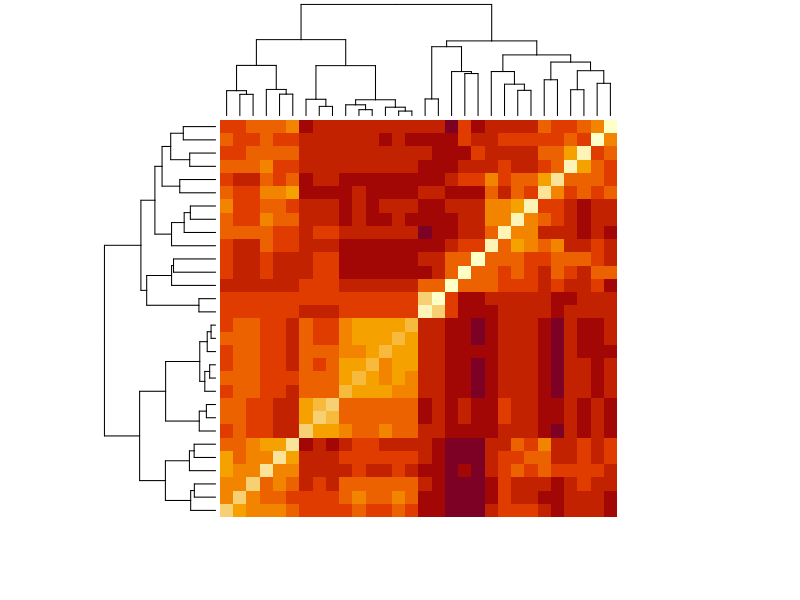
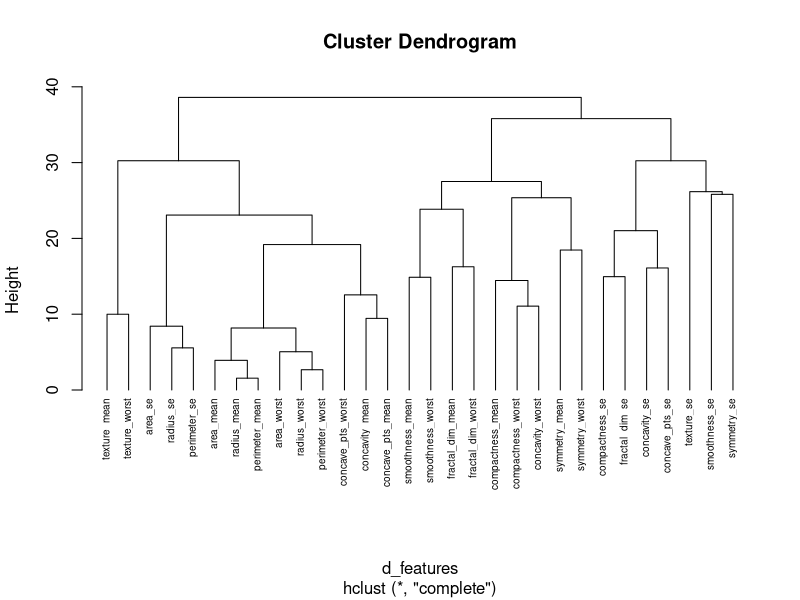
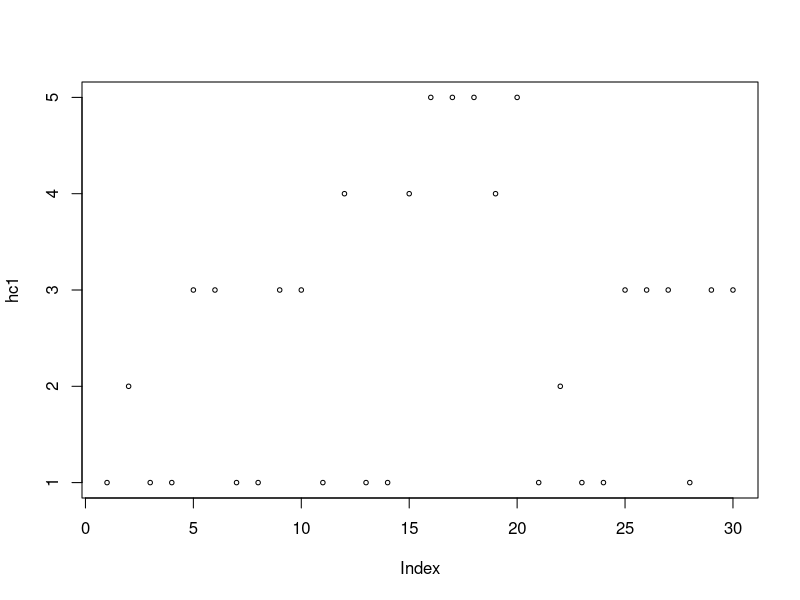
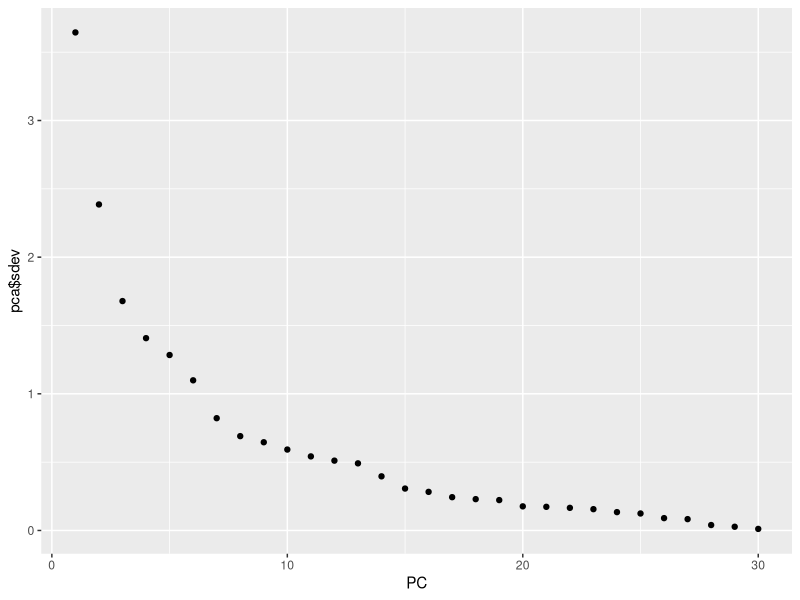
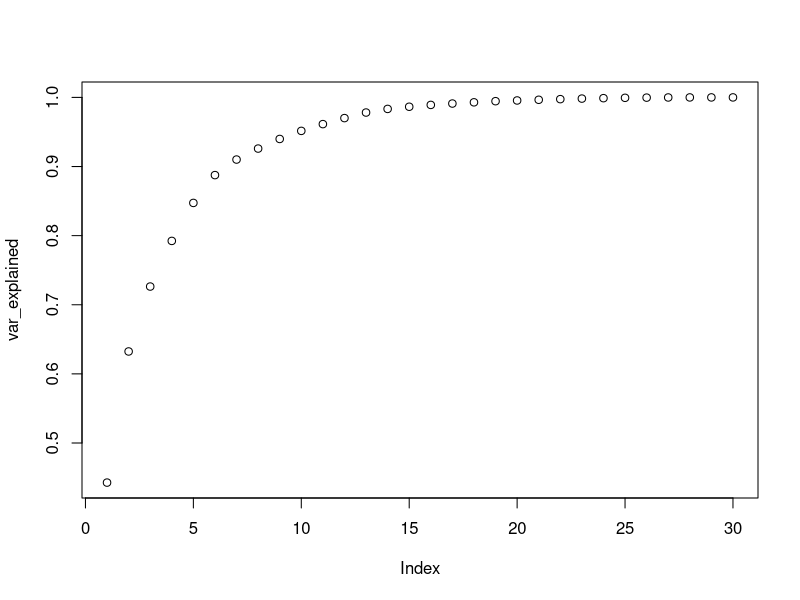
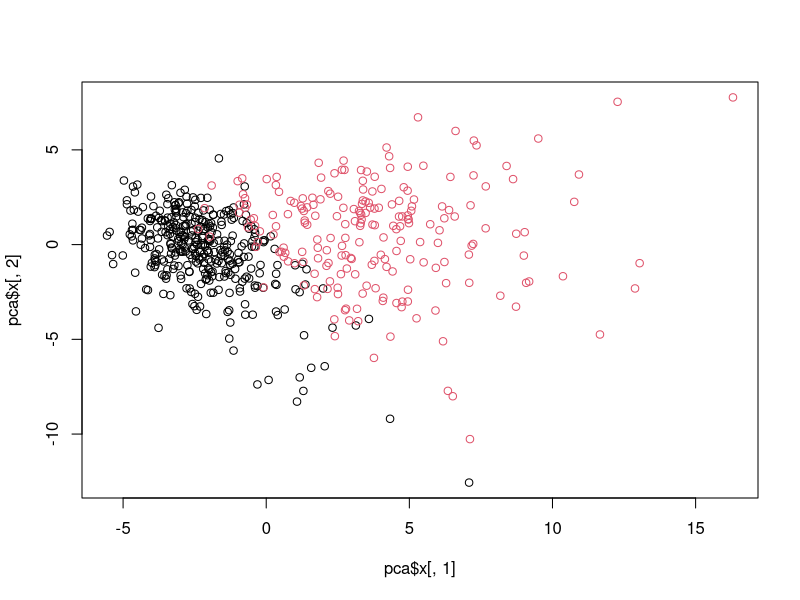
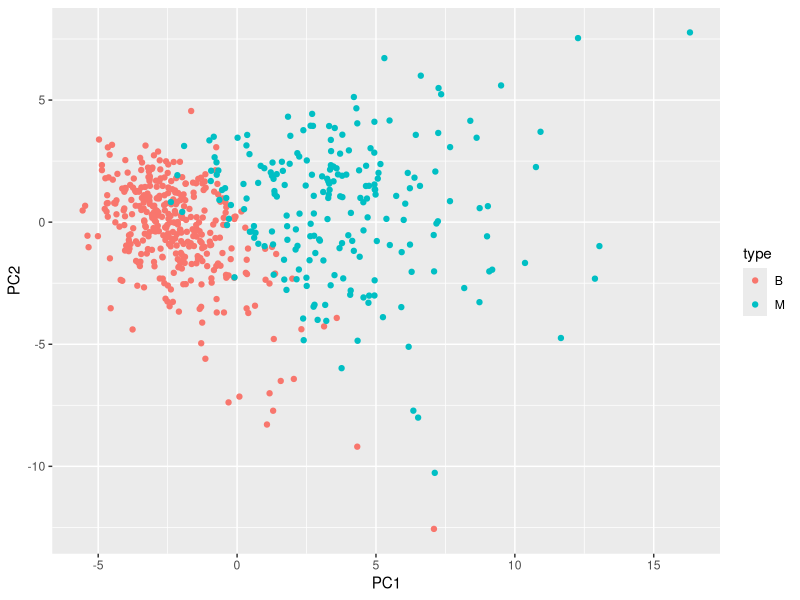
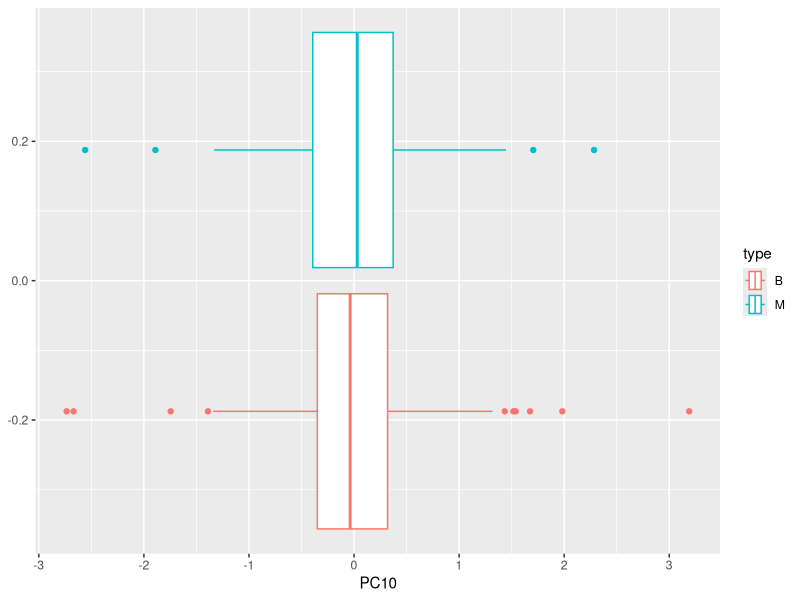

These figures' R source, in order: (Note: this script raises an error after producing the figures.)
options(digits = 3)
library(matrixStats)
library(tidyverse)
library(caret)
library(dslabs)
data(brca)

y = brca$y
x = brca$x

length(y)
dim(x)
y
mean(y=="M")
cm = colMeans(x)
which.max(cm)
cs = colSds(x)
which.min(cs)

x = sweep(x, 2, colMeans(x, na.rm=TRUE))
x = sweep(x, 2, colSds(x, na.rm=TRUE), FUN = "/")
sd(x[,1])
median(x[,1])

d <- dist(x)
as.matrix(d)
dim(as.matrix(d))
b = y=="B"
mean(as.matrix(d)[1,b])
b = y=="M"
mean(as.matrix(d)[1,b])


d_features <- dist(t(x))
heatmap(as.matrix(d_features), labRow = NA, labCol = NA)

hc <- hclust(d_features, method = "complete")              
hc
plot(hc, cex = 0.6, hang = -1)
hc1 = cutree(hc, k = 5)
plot(hc1, cex = 0.6, hang = -1)

pca <- prcomp(x)
summary(pca)
pca
view(pca)
dim(pca$rotation)
pca$rotation
dim(pca$x)
pca$x

qplot(1:30, pca$sdev, xlab = "PC")


var_explained <- cumsum(pca$sdev^2/sum(pca$sdev^2))
var_explained
plot(var_explained)

plot(pca$x[,1], pca$x[,2],col=y)

data.frame(pca$x[,1:2], type = brca$y) %>%
  ggplot(aes(PC1, PC2, color = type)) +
  geom_point()


data.frame(pca$x[,1:10], type = brca$y) %>%
  ggplot(aes(PC10, color = type)) +
  geom_boxplot()

data.frame(type = brca$y, pca$x[,1:10]) %>%
  gather(key = "PC", value = "value", -type) %>%
  ggplot(aes(PC, value, fill = type)) +
  geom_boxplot()


set.seed(1) # if using R 3.5 or earlier
set.seed(1, sample.kind = "Rounding")    # if using R 3.6 or later
test_index <- createDataPartition(brca$y, times = 1, p = 0.2, list = FALSE)
test_x <- x[test_index,]
test_y <- brca$y[test_index]
train_x <- x[-test_index,]
train_y <- brca$y[-test_index]

mean(test_y=="B")
mean(train_y=="B")

predict_kmeans <- function(x, k) {
  centers <- k$centers    # extract cluster centers
  # calculate distance to cluster centers
  distances <- sapply(1:nrow(x), function(i){
    apply(centers, 1, function(y) dist(rbind(x[i,], y)))
  })
  max.col(-t(distances))  # select cluster with min distance to center
}

set.seed(3, sample.kind = "Rounding")     
km <- kmeans(train_x, 2, nstart = 25)
km
y_hat_km = predict_kmeans(test_x,km)
y_hat = y_hat %>% factor()
y_hat
ty = as.numeric(test_y) %>% factor() 
mean(y_hat == ty)
cm = confusionMatrix(y_hat, ty) 


train_glm <- train(train_x,train_y, method = "glm")
y_hat_glm <- predict(train_glm, test_x, type = "raw")
confusionMatrix(y_hat_glm, test_y)$overall[["Accuracy"]]

train_lda <- train(train_x,train_y, method = "lda")
y_hat_lda <- predict(train_lda, test_x, type = "raw")
confusionMatrix(y_hat_lda, test_y)$overall[["Accuracy"]]

train_qda <- train(train_x,train_y, method = "qda")
y_hat_qda <- predict(train_qda, test_x, type = "raw")
confusionMatrix(y_hat_qda, test_y)$overall[["Accuracy"]]

library(caret)
library(gam)
set.seed(5, sample.kind = "Rounding")    

train_loess <- train(train_x,train_y, method = "gamLoess")
y_hat_loess <- predict(train_loess, test_x, type = "raw")
confusionMatrix(y_hat_loess, test_y)$overall[["Accuracy"]]


set.seed(7, sample.kind = "Rounding")    
train_knn <- train(train_x,train_y, method = "knn", tuneGrid = data.frame(k = seq(3, 21, 2)))
train_knn$bestTune
y_hat_knn <- predict(train_knn, test_x, type = "raw")
confusionMatrix(y_hat_knn, test_y)$overall[["Accuracy"]]

library(randomForest)
set.seed(9, sample.kind="Rounding")
train_rpart <- train(train_x,train_y, method = "rf", tuneGrid = data.frame(mtry = 3), ntree=100)
y_hat_rp <- predict(train_rpart, test_x, type = "raw")
confusionMatrix(y_hat_rp, test_y)$overall[["Accuracy"]]


train_rf <- randomForest(train_x,train_y, tuneGrid = data.frame(mtry = 3), ntree=100)
varImpPlot(train_rf)
varImp(train_rf)


y_hat_km
class(y_hat_glm)
g = ifelse(y_hat_glm == "B",1,2)
l = ifelse(y_hat_lda == "B",1,2)
q = ifelse(y_hat_qda == "B",1,2)
lo = ifelse(y_hat_loess == "B",1,2)
kn = ifelse(y_hat_knn == "B",1,2)
rp = ifelse(y_hat_rp == "B",1,2)
g
p <- (y_hat_km + g + l + q + lo + kn + rp )/7
p
y_pred<-as.factor(ifelse(p>1.5,'M','B'))
confusionMatrix(y_pred, test_y)
